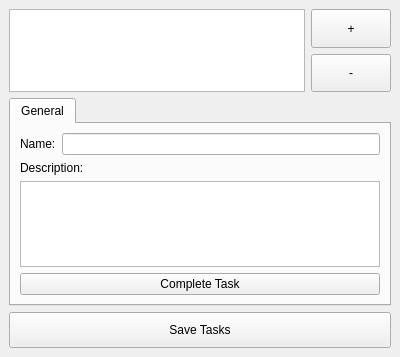
<?xml version="1.0" encoding="UTF-8"?>
<ui version="4.0">
 <class>TodoListPlugin</class>
 <widget class="QDockWidget" name="TodoListPlugin">
  <property name="geometry">
   <rect>
    <x>0</x>
    <y>0</y>
    <width>400</width>
    <height>357</height>
   </rect>
  </property>
  <property name="windowTitle">
   <string>Todo List</string>
  </property>
  <widget class="QWidget" name="dockWidgetContents">
   <layout class="QVBoxLayout" name="verticalLayout">
    <item>
     <layout class="QHBoxLayout" name="layout_tasks">
      <item>
       <widget class="QListView" name="tasks_list"/>
      </item>
      <item>
       <layout class="QVBoxLayout" name="tasks_buttons_layout">
        <item>
         <widget class="QPushButton" name="button_add_task">
          <property name="sizePolicy">
           <sizepolicy hsizetype="Fixed" vsizetype="Minimum">
            <horstretch>0</horstretch>
            <verstretch>0</verstretch>
           </sizepolicy>
          </property>
          <property name="minimumSize">
           <size>
            <width>36</width>
            <height>0</height>
           </size>
          </property>
          <property name="text">
           <string>+</string>
          </property>
         </widget>
        </item>
        <item>
         <widget class="QPushButton" name="button_remove_task">
          <property name="sizePolicy">
           <sizepolicy hsizetype="Fixed" vsizetype="Minimum">
            <horstretch>0</horstretch>
            <verstretch>0</verstretch>
           </sizepolicy>
          </property>
          <property name="minimumSize">
           <size>
            <width>36</width>
            <height>0</height>
           </size>
          </property>
          <property name="text">
           <string>-</string>
          </property>
         </widget>
        </item>
       </layout>
      </item>
     </layout>
    </item>
    <item>
     <widget class="QTabWidget" name="tabWidget">
      <property name="currentIndex">
       <number>0</number>
      </property>
      <widget class="QWidget" name="general_tab">
       <attribute name="title">
        <string>General</string>
       </attribute>
       <layout class="QVBoxLayout" name="verticalLayout_2">
        <item>
         <layout class="QHBoxLayout" name="layout_name">
          <item>
           <widget class="QLabel" name="label_name">
            <property name="sizePolicy">
             <sizepolicy hsizetype="Maximum" vsizetype="Preferred">
              <horstretch>0</horstretch>
              <verstretch>0</verstretch>
             </sizepolicy>
            </property>
            <property name="text">
             <string>Name:</string>
            </property>
           </widget>
          </item>
          <item>
           <widget class="QLineEdit" name="entry_name"/>
          </item>
         </layout>
        </item>
        <item>
         <layout class="QVBoxLayout" name="layout_description">
          <item>
           <widget class="QLabel" name="label_description">
            <property name="text">
             <string>Description:</string>
            </property>
           </widget>
          </item>
          <item>
           <widget class="QTextEdit" name="description_text"/>
          </item>
         </layout>
        </item>
        <item>
         <widget class="QPushButton" name="button_complete_task">
          <property name="text">
           <string>Complete Task</string>
          </property>
         </widget>
        </item>
       </layout>
      </widget>
     </widget>
    </item>
    <item>
     <widget class="QPushButton" name="button_save_tasks">
      <property name="minimumSize">
       <size>
        <width>0</width>
        <height>36</height>
       </size>
      </property>
      <property name="text">
       <string>Save Tasks</string>
      </property>
     </widget>
    </item>
   </layout>
  </widget>
 </widget>
 <layoutdefault spacing="6" margin="9"/>
 <resources/>
 <connections/>
</ui>
